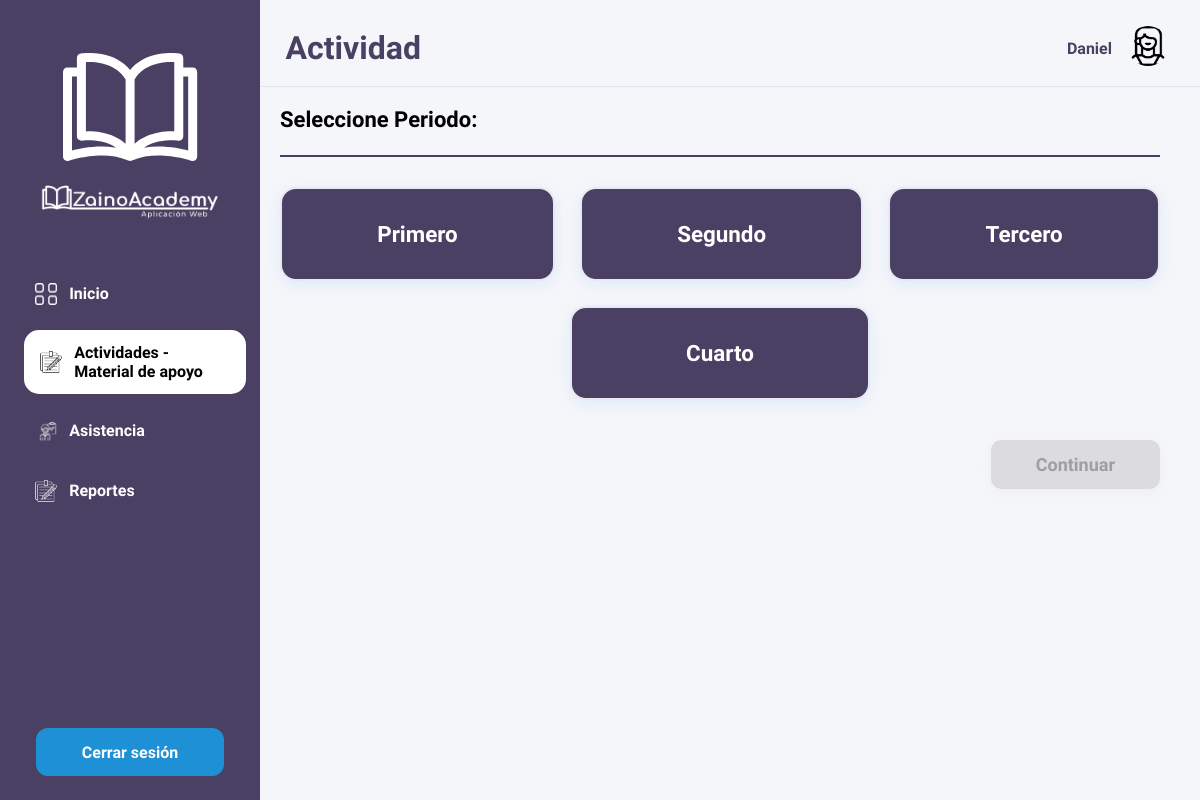
Page /profesores/actividades/consultar/ (signed in) on the earlier database version.
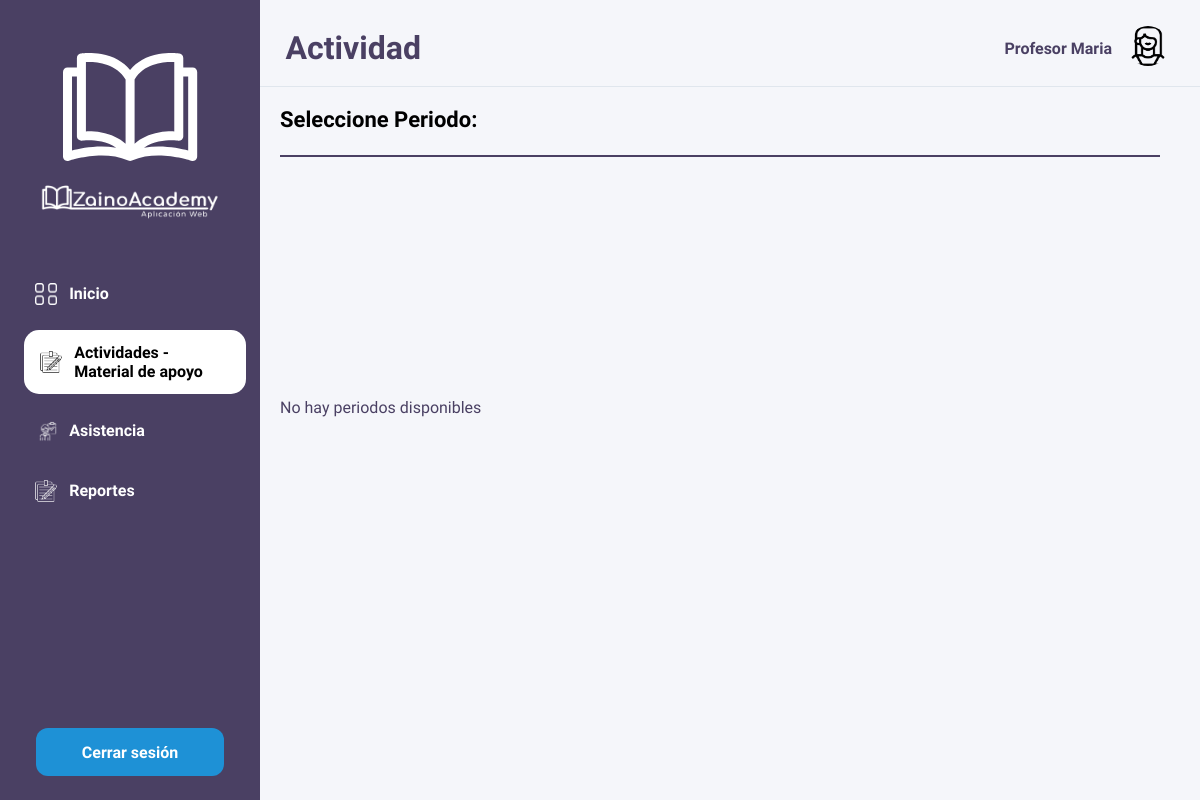
Same page on the later database version.
### zainoAcademy_app/models.py (models this page shows, shortened)
class Usuario(models.Model):
    Us_id = models.AutoField(primary_key=True)
    Us_nombre = models.CharField(max_length=30)
    Us_contraseña = models.CharField(max_length=30)
    fecha_registro = models.DateField(auto_now_add=True)
    documento = models.CharField(max_length=30)
    GENERO_CHOICES = [
        ('masculino', 'Masculino'),
        ('femenino', 'Femenino'),
        ('otro', 'Otro'),
        ('prefiero_no_decir', 'Prefiero no decir'),
    ]
    genero = models.CharField(
        max_length=30,
        choices=GENERO_CHOICES,
        blank=False
    )
    correo = models.EmailField(unique=True, null=True, blank=True)
    foto_perfil_usuario = models.ImageField(upload_to='fotos_perfil/', null=True, blank=True)
    TipoUsuario = models.ForeignKey(TipoUsuario, on_delete=models.CASCADE)
    class Meta:
        db_table = 'usuario'

class Periodo(models.Model):
    Per_id = models.AutoField(primary_key=True)
    Per_nombre = models.CharField(max_length=30)
    class Meta:
        db_table = 'periodo'

### zainoAcademy_app/views.py (the view)
# urls.py: path('profesores/actividades/consultar/', views.actividad_profesores_consultar, name='actividad_profesores_consultar'),
def actividad_profesores_consultar(request):
    usuario = get_usuario_from_session(request)
    if not usuario:
        return redirect('login')
    periodos = Periodo.objects.all()
    return render(request, 'profesores/actividad_profesores_consultar.html', {
        'usuario': usuario,
        'periodos': periodos
    })

### zainoAcademy_app/views.py (called while the page is built)
def get_usuario_from_session(request):
    usuario_id = request.session.get('usuario_id')
    if usuario_id:
        try:
            return Usuario.objects.get(Us_id=usuario_id)
        except Usuario.DoesNotExist:
            return None
    return None

### zainoAcademy_app/templates/profesores/actividad_profesores_consultar.html (shortened to what this page needs)
{% extends "profesores/base.html" %}
{% load static %}
{% block extra_css %}
<link rel="stylesheet" href="{% static 'css/profesores/actividad_profesores_consultar.css' %}">
{% endblock %}
{% block page_title %}Actividad{% endblock %}
{% block mockUp %}
<div class="contenedor-actividad">
    <h2 class="subtitulo">Seleccione Periodo:</h2>
    <hr class="linea">
        {% if periodos %}
            <div class="periodos-container">
                {% for periodo in periodos %}
                    <div class="periodo-card" onclick="selectPeriodo(this)" data-url="{% url 'actividad_profesores_consultar_cursos' periodo.Per_id %}">
                        <h3 class="periodo-name">{{ periodo.Per_nombre }}</h3>
                </div>
            {% endfor %}
        </div>
        <div class="contenedor-continuar">
            <button class="btn-continuar" id="continuar-btn" disabled>Continuar</button>
        </div>
    {% else %}
        <p>No hay periodos disponibles</p>
    {% endif %}
</div>
{% endblock %}

### zainoAcademy_app/templates/profesores/base.html (shortened to what this page needs)
<!DOCTYPE html>
{% load static %}
<html lang="es">
<head>
    <link rel="stylesheet" href="{% static 'css/profesores/dashboard_profesores.css' %}">
    {% block extra_css %}{% endblock %}
</head>
<body class="dashboard-page">
    <aside class="sidebar">
        <div class="logo">
            <a href="{% url 'dashboard_profesores' %}">
            <img src="{% static 'images/acudientes/Favicon.png' %}" alt="Logo Libro"/>
            <img src="{% static 'images/acudientes/LogoNormal-removebg-preview.png' %}" alt="Logo Zaino Academy" />
            </a>
        </div>
        <nav>
            <ul class="nav-list">
                <li><a href="{% url 'dashboard_profesores' %}" class="nav-item {% if request.resolver_match.url_name == 'dashboard_profesores' %}active{% endif %}">
                    <img src="{% static 'images/profesores/inicio.png' %}" class="nav-icon" alt="Inicio">
                    Inicio
                </a></li>
                <li><a href="{% url 'actividad_profesores_consultar' %}" class="nav-item {% if request.resolver_match.url_name in 'actividad_profesores_consultar, actividad_profesores_consultar_cursos, actividad_profesores_crear_actividad, actividad_profesores_calificaciones, actividad_profesores_lista, actividades_por_curso_materia, actividad_profesores_eliminar, actividad_profesores_editar, lista_actividades_calificar, materialApoyo_subir, materialApoyo_consultar' %}active{% endif %}">
                    <img src="{% static 'images/profesores/actividades.png' %}" class="nav-icon" alt="Actividades">
                    Actividades - Material de apoyo
                </a></li>
                <li><a href="{% url 'asistencia_profesores_cursos' %}" class="nav-item ">
                    <img src="{% static 'images/profesores/asistencia.png' %}" class="nav-icon" alt="Asistencia">
                    Asistencia
                </a></li>
                <li><a href="{% url 'reportes_profesores' %}" class="nav-item {% if request.resolver_match.url_name in 'reportes_profesores, reportes_profesores_descargar' %}active{% endif %}">
                    <img src="{% static 'images/profesores/reportes.png' %}" class="nav-icon" alt="Reportes">
                    Reportes
                </a></li>
            </ul>
        </nav>
        <div class="logout-container">
            <form method="POST" action="{% url 'login' %}">
                <button type="button" class="logout-btn" onclick="openModal()">Cerrar sesión</button>
            </form>
        </div>
    </aside>
    <main class="main-content">
        <header class="page-header">
            <div class="header-container">
                <h1 class="page-title">{% block page_title %}{% endblock %}</h1>
            <div class="header-icons">
                <span class="user-name">{{ usuario.Us_nombre }}</span>
                <a href="{% url 'ver_perfil_profesores' %}">
                    <img src="{% static 'images/profesores/avatarMujer.png' %}" class="user-avatar" alt="Perfil">
                </a>
            </div>
        </header>
            {% block mockUp %}
            {% endblock %}
        </main>

Differences in the rows shown:
removed Periodo: Per_nombre "Primero"
removed Periodo: Per_nombre "Segundo"
removed Periodo: Per_nombre "Tercero"
removed Periodo: Per_nombre "Cuarto"
changed Usuario: Us_nombre "Daniel" → "Profesor Maria"
Other differences:
text no longer shown: "Continuar"
text now shown: "No hay periodos disponibles"
